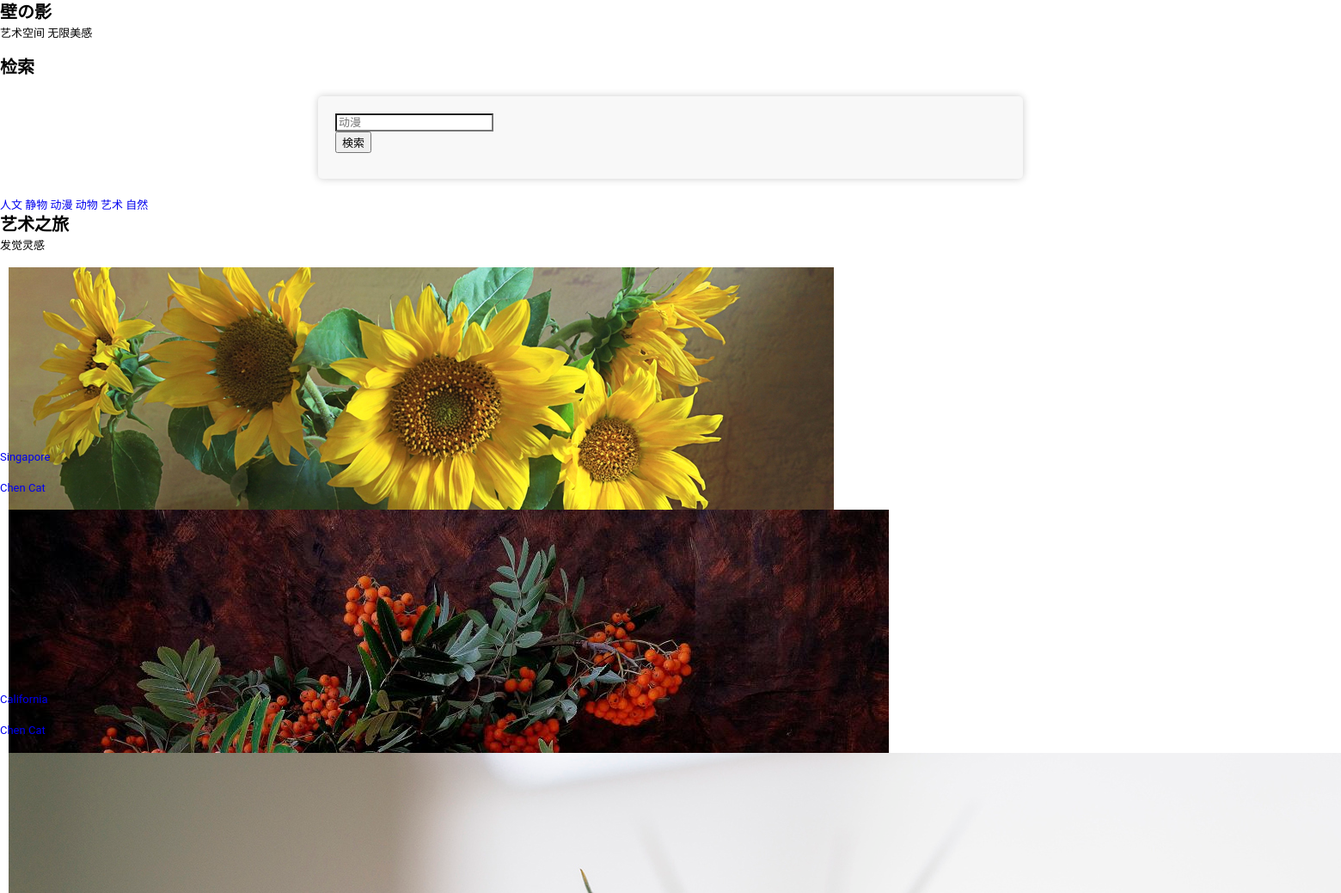
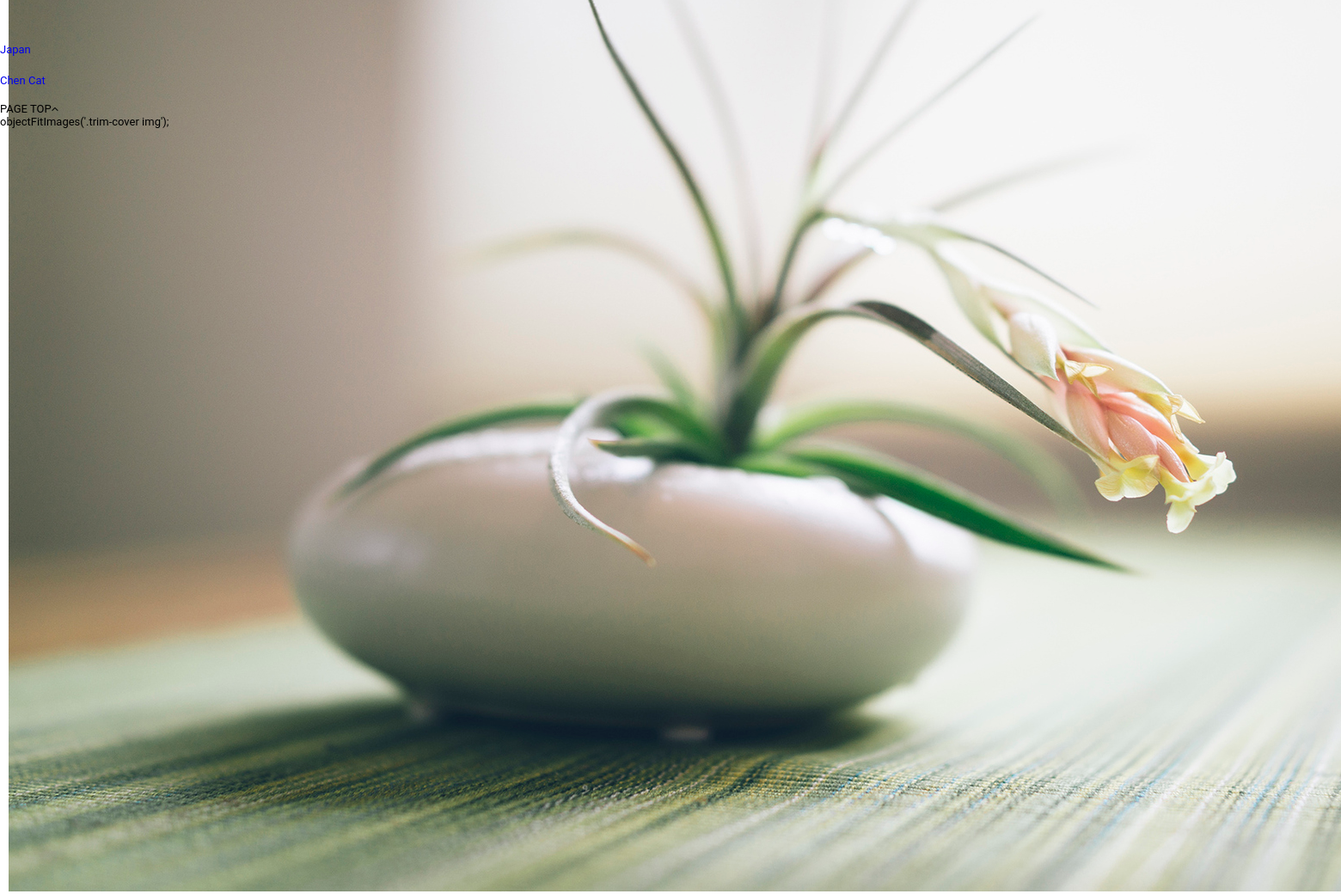
Screenshot of /search?theme=jw with the database file from the repository (2 pictures, top to bottom).
### app.py (models this page shows)
class WallPaper(db.Model):  # 表名将会是 wallpaper
    id = db.Column(db.Integer, primary_key=True)  # 主键
    uploader = db.Column(db.String(20))  # 上传者
    location = db.Column(db.String(20),default='快乐星球')  # 地点
    theme = db.Column(db.String(10)) #主题
    name = db.Column(db.String(20)) #名字

### app.py (the view)
@app.route('/search', methods = ['POST','GET'])
def search():
    theme = request.args.get('theme')
    papers = WallPaper.query.filter(WallPaper.theme == theme).all()  # 读取所有电影记录
    papers = safework(papers)
    print(papers)
    return render_template('search.html',  papers=papers)

### wallpaperextend.py (called while the page is built)
def safework(wallpapers):
    path = os.path.join(os.path.dirname(__file__), 'static/images')
    print(path)
    images = os.listdir(path)
    print(images)
    imagelist = {}
    for image in images:
        prefix = image.split('.')[0]
        imagelist[prefix] = os.path.join(path.split('static/')[1],image)
    print(imagelist)
    print('ttttttt')
    print(wallpapers)
    for paper in wallpapers:
        print(paper)
        print(paper.name)
        if paper.name in imagelist:
            paper.name = imagelist[paper.name]
    for one in wallpapers:
        print(one.name)
    return wallpapers

### templates/search.html (shortened to what this page needs)
<!DOCTYPE html>
<html lang="ja">
<head>
	<link rel='stylesheet' id='wp-block-library-css'  href='https://shootest.jp/wp-includes/css/dist/block-library/style.min.css' type='text/css' media='all' />
<link rel='stylesheet' id='wpcf7-redirect-script-frontend-css'  href='https://shootest.jp/wp-content/plugins/wpcf7-redirect/build/css/wpcf7-redirect-frontend.min.css' type='text/css' media='all' />
<link rel='stylesheet' id='amazonjs-css'  href='https://shootest.jp/wp-content/plugins/amazonjs/css/amazonjs.css' type='text/css' media='all' />
<link rel='stylesheet' id='cf7cf-style-css'  href='https://shootest.jp/wp-content/plugins/cf7-conditional-fields/style.css' type='text/css' media='all' />
<link rel='stylesheet' id='style-css'  href="{{ url_for('static', filename = 'style.css') }}" type='text/css' media='all' />
<link rel='stylesheet' id='common2-css'  href='https://shootest.jp/wp-content/themes/shootest_v4/lib/css/common.css' type='text/css' media='all' />
<link rel='stylesheet' id='fonts-css'  href='https://shootest.jp/wp-content/themes/shootest_v4/css/fonts.css' type='text/css' media='all' />
<link rel='stylesheet' id='boxer-css'  href='https://shootest.jp/wp-content/themes/shootest_v4/css/jquery.fs.boxer.min.css' type='text/css' media='all' />
<link rel='stylesheet' id='font-awesome-css'  href='https://maxcdn.bootstrapcdn.com/font-awesome/4.7.0/css/font-awesome.min.css' type='text/css' media='all' />
<link rel='stylesheet' id='modal-css'  href='https://shootest.jp/wp-content/themes/shootest_v4/css/jquery.modal.min.css' type='text/css' media='all' />
<link rel='stylesheet' id='index-css'  href='https://shootest.jp/wp-content/themes/shootest_v4/lib/css/index.css' type='text/css' media='all' />
</head>
<div id="ibContainer" class="container-full">
  <div id="ibInner">
    <div id="ibSlideWrapper">
      <div id="ibSlideCont">
        <div class="ib-copy-inner">
          <h2>壁の影</h2>
          <p>艺术空间 无限美感</p>
        </div>
      </div>
    </div>
  </div>
</div>
<section id="homeSearch">
  <div class="home-search-inner contents">
    <div class="search-keyword">
      <div class="search-box-inner">
        <h2 class="search-ttl">检索</h2>
        <form method="get" id="searchform" action="https://shootest.jp">
          <div class="form-container">
            <div class="form-wrap">
              <div class="keyword-wrap"><input type="text" name="s" id="s" placeholder="动漫" /></div>
            </div>
            <div class="button-wrap">
              <button type="submit" class="submit" name="submit" id="searchsubmit">検索</button>
            </div>
          </div>
        </form>
        <div class="search-word-container">
              <a href = "{{ url_for('search', theme = 'rw') }}" class="word-item">人文</a>
              <a href = "{{ url_for('search', theme = 'jw') }}" class="word-item">静物</a>
              <a href = "{{ url_for('search', theme = 'dm') }}" class="word-item">动漫</a>
              <a href = "{{ url_for('search', theme = 'dw') }}" class="word-item">动物</a>
              <a href = "{{ url_for('search', theme = 'art') }}" class="word-item">艺术</a>
              <a href = "{{ url_for('search', theme = 'zr') }}" class="word-item">自然</a>
        </div>
      </div>
    </div>
  </div>
</section>
<section id="pickup" class="contents">
  <div class="home-section-inner pb0">
    <div class="home-section-ttl">
      <h2 class="f-alp">艺术之旅</h2>
      <p>发觉灵感</p>
    </div>
    <div class="home-pickup-container">
        {% for paper in papers %}
            <article class="home-pickup-item hover-fade">
                <a href="https://shootest.jp/studio/s760/" class="tdn">
                    <div class="photo"><img src = {{ url_for('static', filename= paper.name)}}  alt="wallpaper"></div>
                    <div class="pickup-data">
                                    <div class="category-wrap">
                        <p class="studio-area">
                        {{ paper.location }}                              </p>
                        <p class="studio-scene">
                        {{ paper.uploader }}                               </p>
                    </div>
                    </div>
                </a>
            </article>
        {% endfor %}
    </div>
  </div>
</section>
<footer>
<div class="go-top f-alp">PAGE TOP<i class="fa fa-angle-up"></i></div>
</footer>
  objectFitImages('.trim-cover img');
</body>
</html>

### static/style.css (style rules this page uses)
html,body { width: 100%; }
html { font-size:62.5%; }
body,div,p,ul,ol,li,table,tr,th,td,article,aside,details,figcaption,figure,footer,header,hgroup,nav,section,address { font-size:13px; font-size:1.3rem; }
span,a { font-size:1em; }
html, body, div, span, applet, object, iframe, h1, h2, h3, h4, h5, h6, p, blockquote, pre, a, abbr, acronym, address, big, cite, code, del, dfn, em, font, ins, kbd, q, s, samp, small, strike, strong, sub, sup, tt, var, dl, dt, dd, ol, ul, li, fieldset, form, label, legend, table, caption, tbody, tfoot, thead, tr, th, td { border: 0; font-family:'Roboto' , "游ゴシック" , "Yu Gothic" , "游ゴシック体" , "YuGothic" , "ヒラギノ角ゴ Pro W3" , "Hiragino Kaku Gothic Pro" , "Meiryo UI" , "メイリオ" , Meiryo , Osaka , "ＭＳ Ｐゴシック" , "MS PGothic" , sans-serif; font-style: inherit; margin: 0; outline: 0; padding: 0; vertical-align: baseline; word-break: normal; word-wrap: break-word; }
article,aside,details,figcaption,figure,footer,header,hgroup,nav,section,address { display: block; }
html { overflow-y: scroll; -webkit-text-size-adjust: 100%; -ms-text-size-adjust: 100%; }
a { text-decoration: none; overflow:hidden; outline:none; }
h1,h2,h3,h4,h5,h6 { margin: 0; padding:0; line-height:1.4; }
h2 { font-size: 20px; font-size:2rem; }
cite,dfn,em,i { font-style: italic; }
p { font-size:13px; font-size:1.3rem; line-height:1.7; margin-bottom:14px; overflow-wrap: break-word; }
img { -ms-interpolation-mode: bicubic;border: 0; }
button,input,select,textarea { -webkit-box-sizing: border-box; -moz-box-sizing: border-box; box-sizing: border-box; font-size: 100%; margin: 0; max-width: 100%; vertical-align: baseline; }
button,input { line-height: normal; }
input,textarea { background-image: -webkit-linear-gradient(hsla(0,0%,100%,0), hsla(0,0%,100%,0)); }
button, html input[type="button"], input[type="reset"], input[type="submit"] { -webkit-appearance: button;cursor: pointer; }
@media screen and (min-width: 641px) { html,body { width: 100%; min-width:1220px; } }
.photo { width: calc(33.33% - 20px); max-height: 200px; width: auto; height: auto; margin: 10px; }
form { display: flex; flex-direction: column; width: 50%; margin: 20px auto; padding: 20px; background-color: #f8f8f8; border-radius: 5px; box-shadow: 0 0 10px rgba(0, 0, 0, 0.2); flex-wrap: wrap; }
form > * { margin-bottom: 10px; margin-right: 10px; }

### rows the page displays
WallPaper: location "Singapore", uploader "Chen Cat"
WallPaper: location "California", uploader "Chen Cat"
WallPaper: location "Japan", uploader "Chen Cat"
